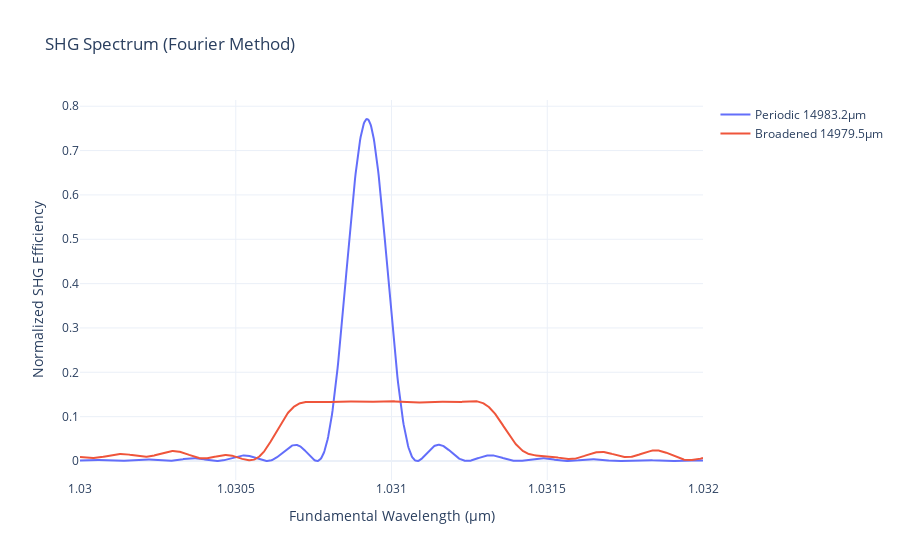

Notebook code cell kept with this figure:
### Code cell
# physical conditions.
design_temp = 70.0
num_wl_points = 1000

# Periodic grating
wl_start = 1.030
wl_end = 1.032
num_domains = 4162
period = 7.2


# periodic grating
profile = grating.uniform_profile(num_domains, period, kappa_mag=999)
wls = jnp.linspace(wl_start, wl_end, num_wl_points)
widths_periodic, _ = grating.build(profile)
periodic_device = DeviceConfig(length=float(jnp.sum(widths_periodic)), num_domains=widths_periodic.shape[0], kappa=1.5e-5)
effs_periodic = calc_shg_effs(widths_periodic, wls, periodic_device, design_temp)

# broadened grating
widths_broadened = jnp.load("../../datasets/broadened_shg_15000_4162_e5.npy")
broadened_device = DeviceConfig(length=float(jnp.sum(widths_broadened)), num_domains=widths_broadened.shape[0], kappa=1.5e-5)
effs_broadened = calc_shg_effs(widths_broadened, wls, broadened_device, design_temp)

fig = go.Figure()
fig.add_trace(go.Scatter(x=wls, y=effs_periodic, mode="lines", name=f"Periodic {jnp.sum(widths_periodic):.1f}μm"))
fig.add_trace(go.Scatter(x=wls, y=effs_broadened, mode="lines", name=f"Broadened {jnp.sum(widths_broadened):.1f}μm"))
fig.update_layout(
    title="SHG Spectrum (Fourier Method)",
    xaxis_title="Fundamental Wavelength (μm)",
    yaxis_title="Normalized SHG Efficiency",
    template="plotly_white",
)
fig.show()

### Figure 1 — Plotly figure (JSON) as saved in the notebook; plotly's stock layout.template omitted (floating-point values rounded to 4 significant figures; data arrays with more than 128 entries replaced by an {"elided": "..."} marker saying what was removed)
{"data": [{"mode": "lines", "name": "Periodic 14983.2μm", "type": "scatter", "x": {"elided": "1000 float values"}, "y": {"elided": "1000 float values"}}, {"mode": "lines", "name": "Broadened 14979.5μm", "type": "scatter", "x": {"elided": "1000 float values"}, "y": {"elided": "1000 float values"}}], "layout": {"title": {"text": "SHG Spectrum (Fourier Method)"}, "xaxis": {"title": {"text": "Fundamental Wavelength (μm)"}}, "yaxis": {"title": {"text": "Normalized SHG Efficiency"}}}}
